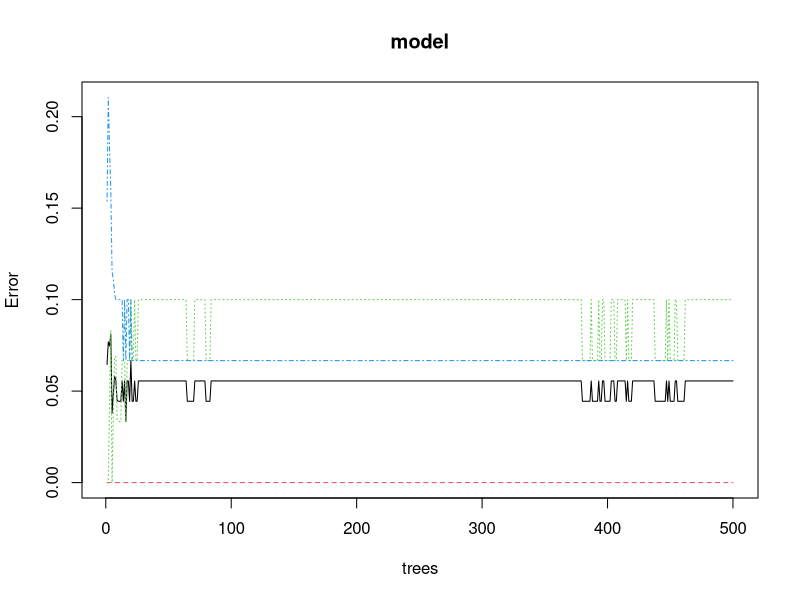
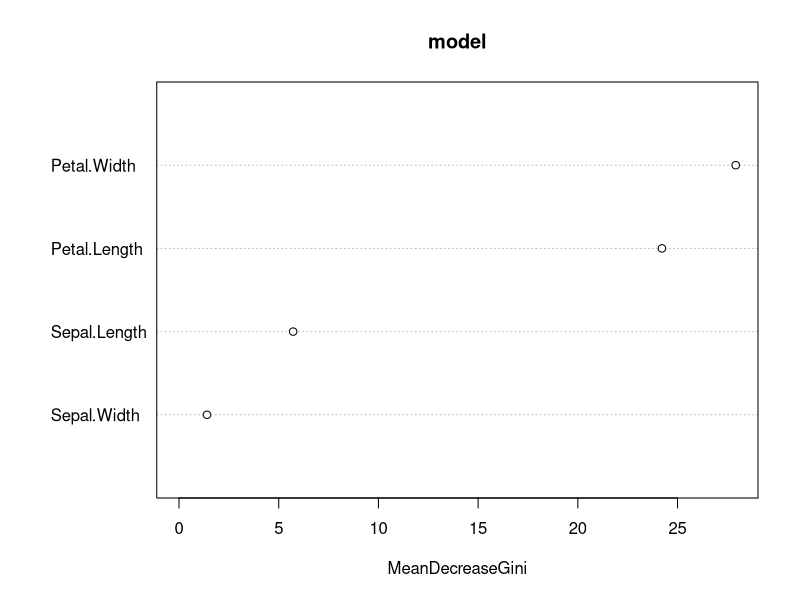

These figures' R source, in order:
#RANDOM FOREST

library(randomForest)
library(caTools)

head(iris)

split<-sample.split(iris,SplitRatio=0.7)

train<- subset(iris,split==TRUE)
test<-subset(iris,split==FALSE)

input<-train[,1:4]
target<-train[,5]
model<-randomForest(input,target,ntree=500)

pred <- predict(model,test)
pred

cm<-table(pred,test$Species)
cm

plot(model)
varImpPlot(model)
importance(model)
summary(model)
